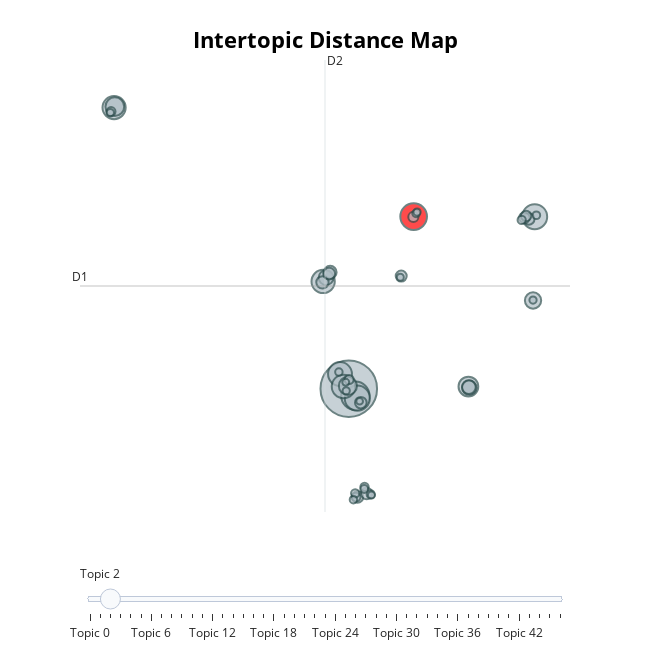

The cell this chart's notebook holds for it:
### Markdown cell above
# <div style="color:white;background-color:#1d1545;padding:3%;border-radius:50px 50px;font-size:1em;text-align:center">Distance Map Between Topics</div>

We embed our c-TF-IDF representation of the topics in 2D using UMAP.

We can then visualize the distance between topics that were generated in a way very similar to LDAvis package in R.

### Code cell
topic_model.visualize_topics(top_n_topics=50)

### Figure 1 — Plotly figure (JSON) as saved in the notebook; plotly's stock layout.template omitted (floating-point values rounded to 4 significant figures; data arrays with more than 128 entries replaced by an {"elided": "..."} marker saying what was removed)
{"data": [{"customdata": {"elided": "47x3 mixed values"}, "hovertemplate": "<b>Topic %{customdata[0]}</b><br>%{customdata[1]}<br>Size: %{customdata[2]}", "legendgroup": "", "marker": {"color": ["#B0BEC5", "#B0BEC5", "red", "#B0BEC5", "#B0BEC5", "#B0BEC5", "#B0BEC5", "#B0BEC5", "#B0BEC5", "#B0BEC5", "#B0BEC5", "#B0BEC5", "#B0BEC5", "#B0BEC5", "#B0BEC5", "#B0BEC5", "#B0BEC5", "#B0BEC5", "#B0BEC5", "#B0BEC5", "#B0BEC5", "#B0BEC5", "#B0BEC5", "#B0BEC5", "#B0BEC5", "#B0BEC5", "#B0BEC5", "#B0BEC5", "#B0BEC5", "#B0BEC5", "#B0BEC5", "#B0BEC5", "#B0BEC5", "#B0BEC5", "#B0BEC5", "#B0BEC5", "#B0BEC5", "#B0BEC5", "#B0BEC5", "#B0BEC5", "#B0BEC5", "#B0BEC5", "#B0BEC5", "#B0BEC5", "#B0BEC5", "#B0BEC5", "#B0BEC5"], "size": [3716, 932, 825, 733, 726, 663, 644, 628, 624, 453, 407, 382, 308, 257, 235, 220, 192, 178, 164, 157, 154, 152, 150, 140, 133, 127, 120, 96, 92, 89, 81, 80, 79, 77, 71, 70, 68, 65, 64, 64, 61, 61, 60, 57, 57, 56, 52], "sizemode": "area", "sizeref": 2.322, "symbol": "circle", "line": {"color": "DarkSlateGrey", "width": 2}}, "mode": "markers", "name": "", "orientation": "v", "showlegend": false, "x": [3.058, 3.605, 8.455, 3.769, 18.52, 2.329, 2.621, 0.9256, -16.47, 13.01, -16.4, 2.986, 18.39, 1.171, 13.09, 13.05, 1.511, 0.8689, 1.426, 4.06, 3.784, 4.547, 18.04, 7.42, 17.67, 17.81, 8.43, 3.085, -16.72, 3.666, 3.594, 4.369, 17.44, 4.882, 4.346, 8.659, 18.66, 2.235, 3.444, -16.78, 8.739, 18.39, 2.847, 7.346, 4.942, 2.808, 3.962], "xaxis": "x", "y": [1.829, 1.381, 12.76, 1.225, 12.75, 2.756, 1.969, 8.635, 19.67, 1.966, 19.73, 2.003, 7.426, 8.88, 1.888, 1.928, 9.218, 8.577, 9.132, 0.9383, -5.049, -4.831, 12.6, 8.977, 12.67, 12.79, 12.73, 2.412, 19.42, -5.052, -4.819, -4.403, 12.54, -4.884, -4.541, 12.96, 12.84, 2.885, -5.218, 19.35, 13.04, 7.452, 1.696, 8.903, -4.928, 2.233, 1.029], "yaxis": "y", "type": "scatter"}], "layout": {"xaxis": {"anchor": "y", "domain": [0, 1], "title": {"text": ""}, "visible": false, "range": [-19.3, 21.46], "type": "linear"}, "yaxis": {"anchor": "x", "domain": [0, 1], "title": {"text": ""}, "visible": false, "range": [-6.001, 22.69], "type": "linear"}, "legend": {"tracegroupgap": 0, "itemsizing": "constant"}, "margin": {"t": 60}, "title": {"font": {"size": 22, "color": "Black"}, "text": "<b>Intertopic Distance Map</b>", "y": 0.95, "x": 0.5, "xanchor": "center", "yanchor": "top"}, "hoverlabel": {"font": {"size": 16, "family": "Rockwell"}, "bgcolor": "white"}, "width": 650, "height": 650, "sliders": [{"active": 2, "pad": {"t": 50}, "steps": [{"args": [{"marker.color": [["red", "#B0BEC5", "#B0BEC5", "#B0BEC5", "#B0BEC5", "#B0BEC5", "#B0BEC5", "#B0BEC5", "#B0BEC5", "#B0BEC5", "#B0BEC5", "#B0BEC5", "#B0BEC5", "#B0BEC5", "#B0BEC5", "#B0BEC5", "#B0BEC5", "#B0BEC5", "#B0BEC5", "#B0BEC5", "#B0BEC5", "#B0BEC5", "#B0BEC5", "#B0BEC5", "#B0BEC5", "#B0BEC5", "#B0BEC5", "#B0BEC5", "#B0BEC5", "#B0BEC5", "#B0BEC5", "#B0BEC5", "#B0BEC5", "#B0BEC5", "#B0BEC5", "#B0BEC5", "#B0BEC5", "#B0BEC5", "#B0BEC5", "#B0BEC5", "#B0BEC5", "#B0BEC5", "#B0BEC5", "#B0BEC5", "#B0BEC5", "#B0BEC5", "#B0BEC5"]]}], "label": "Topic 0", "method": "update"}, {"args": [{"marker.color": [["#B0BEC5", "red", "#B0BEC5", "#B0BEC5", "#B0BEC5", "#B0BEC5", "#B0BEC5", "#B0BEC5", "#B0BEC5", "#B0BEC5", "#B0BEC5", "#B0BEC5", "#B0BEC5", "#B0BEC5", "#B0BEC5", "#B0BEC5", "#B0BEC5", "#B0BEC5", "#B0BEC5", "#B0BEC5", "#B0BEC5", "#B0BEC5", "#B0BEC5", "#B0BEC5", "#B0BEC5", "#B0BEC5", "#B0BEC5", "#B0BEC5", "#B0BEC5", "#B0BEC5", "#B0BEC5", "#B0BEC5", "#B0BEC5", "#B0BEC5", "#B0BEC5", "#B0BEC5", "#B0BEC5", "#B0BEC5", "#B0BEC5", "#B0BEC5", "#B0BEC5", "#B0BEC5", "#B0BEC5", "#B0BEC5", "#B0BEC5", "#B0BEC5", "#B0BEC5"]]}], "label": "Topic 1", "method": "update"}, {"args": [{"marker.color": [["#B0BEC5", "#B0BEC5", "red", "#B0BEC5", "#B0BEC5", "#B0BEC5", "#B0BEC5", "#B0BEC5", "#B0BEC5", "#B0BEC5", "#B0BEC5", "#B0BEC5", "#B0BEC5", "#B0BEC5", "#B0BEC5", "#B0BEC5", "#B0BEC5", "#B0BEC5", "#B0BEC5", "#B0BEC5", "#B0BEC5", "#B0BEC5", "#B0BEC5", "#B0BEC5", "#B0BEC5", "#B0BEC5", "#B0BEC5", "#B0BEC5", "#B0BEC5", "#B0BEC5", "#B0BEC5", "#B0BEC5", "#B0BEC5", "#B0BEC5", "#B0BEC5", "#B0BEC5", "#B0BEC5", "#B0BEC5", "#B0BEC5", "#B0BEC5", "#B0BEC5", "#B0BEC5", "#B0BEC5", "#B0BEC5", "#B0BEC5", "#B0BEC5", "#B0BEC5"]]}], "label": "Topic 2", "method": "update"}, {"args": [{"marker.color": [["#B0BEC5", "#B0BEC5", "#B0BEC5", "red", "#B0BEC5", "#B0BEC5", "#B0BEC5", "#B0BEC5", "#B0BEC5", "#B0BEC5", "#B0BEC5", "#B0BEC5", "#B0BEC5", "#B0BEC5", "#B0BEC5", "#B0BEC5", "#B0BEC5", "#B0BEC5", "#B0BEC5", "#B0BEC5", "#B0BEC5", "#B0BEC5", "#B0BEC5", "#B0BEC5", "#B0BEC5", "#B0BEC5", "#B0BEC5", "#B0BEC5", "#B0BEC5", "#B0BEC5", "#B0BEC5", "#B0BEC5", "#B0BEC5", "#B0BEC5", "#B0BEC5", "#B0BEC5", "#B0BEC5", "#B0BEC5", "#B0BEC5", "#B0BEC5", "#B0BEC5", "#B0BEC5", "#B0BEC5", "#B0BEC5", "#B0BEC5", "#B0BEC5", "#B0BEC5"]]}], "label": "Topic 3", "method": "update"}, {"args": [{"marker.color": [["#B0BEC5", "#B0BEC5", "#B0BEC5", "#B0BEC5", "red", "#B0BEC5", "#B0BEC5", "#B0BEC5", "#B0BEC5", "#B0BEC5", "#B0BEC5", "#B0BEC5", "#B0BEC5", "#B0BEC5", "#B0BEC5", "#B0BEC5", "#B0BEC5", "#B0BEC5", "#B0BEC5", "#B0BEC5", "#B0BEC5", "#B0BEC5", "#B0BEC5", "#B0BEC5", "#B0BEC5", "#B0BEC5", "#B0BEC5", "#B0BEC5", "#B0BEC5", "#B0BEC5", "#B0BEC5", "#B0BEC5", "#B0BEC5", "#B0BEC5", "#B0BEC5", "#B0BEC5", "#B0BEC5", "#B0BEC5", "#B0BEC5", "#B0BEC5", "#B0BEC5", "#B0BEC5", "#B0BEC5", "#B0BEC5", "#B0BEC5", "#B0BEC5", "#B0BEC5"]]}], "label": "Topic 4", "method": "update"}, {"args": [{"marker.color": [["#B0BEC5", "#B0BEC5", "#B0BEC5", "#B0BEC5", "#B0BEC5", "red", "#B0BEC5", "#B0BEC5", "#B0BEC5", "#B0BEC5", "#B0BEC5", "#B0BEC5", "#B0BEC5", "#B0BEC5", "#B0BEC5", "#B0BEC5", "#B0BEC5", "#B0BEC5", "#B0BEC5", "#B0BEC5", "#B0BEC5", "#B0BEC5", "#B0BEC5", "#B0BEC5", "#B0BEC5", "#B0BEC5", "#B0BEC5", "#B0BEC5", "#B0BEC5", "#B0BEC5", "#B0BEC5", "#B0BEC5", "#B0BEC5", "#B0BEC5", "#B0BEC5", "#B0BEC5", "#B0BEC5", "#B0BEC5", "#B0BEC5", "#B0BEC5", "#B0BEC5", "#B0BEC5", "#B0BEC5", "#B0BEC5", "#B0BEC5", "#B0BEC5", "#B0BEC5"]]}], "label": "Topic 5", "method": "update"}, {"args": [{"marker.color": [["#B0BEC5", "#B0BEC5", "#B0BEC5", "#B0BEC5", "#B0BEC5", "#B0BEC5", "red", "#B0BEC5", "#B0BEC5", "#B0BEC5", "#B0BEC5", "#B0BEC5", "#B0BEC5", "#B0BEC5", "#B0BEC5", "#B0BEC5", "#B0BEC5", "#B0BEC5", "#B0BEC5", "#B0BEC5", "#B0BEC5", "#B0BEC5", "#B0BEC5", "#B0BEC5", "#B0BEC5", "#B0BEC5", "#B0BEC5", "#B0BEC5", "#B0BEC5", "#B0BEC5", "#B0BEC5", "#B0BEC5", "#B0BEC5", "#B0BEC5", "#B0BEC5", "#B0BEC5", "#B0BEC5", "#B0BEC5", "#B0BEC5", "#B0BEC5", "#B0BEC5", "#B0BEC5", "#B0BEC5", "#B0BEC5", "#B0BEC5", "#B0BEC5", "#B0BEC5"]]}], "label": "Topic 6", "method": "update"}, {"args": [{"marker.color": [["#B0BEC5", "#B0BEC5", "#B0BEC5", "#B0BEC5", "#B0BEC5", "#B0BEC5", "#B0BEC5", "red", "#B0BEC5", "#B0BEC5", "#B0BEC5", "#B0BEC5", "#B0BEC5", "#B0BEC5", "#B0BEC5", "#B0BEC5", "#B0BEC5", "#B0BEC5", "#B0BEC5", "#B0BEC5", "#B0BEC5", "#B0BEC5", "#B0BEC5", "#B0BEC5", "#B0BEC5", "#B0BEC5", "#B0BEC5", "#B0BEC5", "#B0BEC5", "#B0BEC5", "#B0BEC5", "#B0BEC5", "#B0BEC5", "#B0BEC5", "#B0BEC5", "#B0BEC5", "#B0BEC5", "#B0BEC5", "#B0BEC5", "#B0BEC5", "#B0BEC5", "#B0BEC5", "#B0BEC5", "#B0BEC5", "#B0BEC5", "#B0BEC5", "#B0BEC5"]]}], "label": "Topic 7", "method": "update"}, {"args": [{"marker.color": [["#B0BEC5", "#B0BEC5", "#B0BEC5", "#B0BEC5", "#B0BEC5", "#B0BEC5", "#B0BEC5", "#B0BEC5", "red", "#B0BEC5", "#B0BEC5", "#B0BEC5", "#B0BEC5", "#B0BEC5", "#B0BEC5", "#B0BEC5", "#B0BEC5", "#B0BEC5", "#B0BEC5", "#B0BEC5", "#B0BEC5", "#B0BEC5", "#B0BEC5", "#B0BEC5", "#B0BEC5", "#B0BEC5", "#B0BEC5", "#B0BEC5", "#B0BEC5", "#B0BEC5", "#B0BEC5", "#B0BEC5", "#B0BEC5", "#B0BEC5", "#B0BEC5", "#B0BEC5", "#B0BEC5", "#B0BEC5", "#B0BEC5", "#B0BEC5", "#B0BEC5", "#B0BEC5", "#B0BEC5", "#B0BEC5", "#B0BEC5", "#B0BEC5", "#B0BEC5"]]}], "label": "Topic 8", "method": "update"}, {"args": [{"marker.color": [["#B0BEC5", "#B0BEC5", "#B0BEC5", "#B0BEC5", "#B0BEC5", "#B0BEC5", "#B0BEC5", "#B0BEC5", "#B0BEC5", "red", "#B0BEC5", "#B0BEC5", "#B0BEC5", "#B0BEC5", "#B0BEC5", "#B0BEC5", "#B0BEC5", "#B0BEC5", "#B0BEC5", "#B0BEC5", "#B0BEC5", "#B0BEC5", "#B0BEC5", "#B0BEC5", "#B0BEC5", "#B0BEC5", "#B0BEC5", "#B0BEC5", "#B0BEC5", "#B0BEC5", "#B0BEC5", "#B0BEC5", "#B0BEC5", "#B0BEC5", "#B0BEC5", "#B0BEC5", "#B0BEC5", "#B0BEC5", "#B0BEC5", "#B0BEC5", "#B0BEC5", "#B0BEC5", "#B0BEC5", "#B0BEC5", "#B0BEC5", "#B0BEC5", "#B0BEC5"]]}], "label": "Topic 9", "method": "update"}, {"args": [{"marker.color": [["#B0BEC5", "#B0BEC5", "#B0BEC5", "#B0BEC5", "#B0BEC5", "#B0BEC5", "#B0BEC5", "#B0BEC5", "#B0BEC5", "#B0BEC5", "red", "#B0BEC5", "#B0BEC5", "#B0BEC5", "#B0BEC5", "#B0BEC5", "#B0BEC5", "#B0BEC5", "#B0BEC5", "#B0BEC5", "#B0BEC5", "#B0BEC5", "#B0BEC5", "#B0BEC5", "#B0BEC5", "#B0BEC5", "#B0BEC5", "#B0BEC5", "#B0BEC5", "#B0BEC5", "#B0BEC5", "#B0BEC5", "#B0BEC5", "#B0BEC5", "#B0BEC5", "#B0BEC5", "#B0BEC5", "#B0BEC5", "#B0BEC5", "#B0BEC5", "#B0BEC5", "#B0BEC5", "#B0BEC5", "#B0BEC5", "#B0BEC5", "#B0BEC5", "#B0BEC5"]]}], "label": "Topic 10", "method": "update"}, {"args": [{"marker.color": [["#B0BEC5", "#B0BEC5", "#B0BEC5", "#B0BEC5", "#B0BEC5", "#B0BEC5", "#B0BEC5", "#B0BEC5", "#B0BEC5", "#B0BEC5", "#B0BEC5", "red", "#B0BEC5", "#B0BEC5", "#B0BEC5", "#B0BEC5", "#B0BEC5", "#B0BEC5", "#B0BEC5", "#B0BEC5", "#B0BEC5", "#B0BEC5", "#B0BEC5", "#B0BEC5", "#B0BEC5", "#B0BEC5", "#B0BEC5", "#B0BEC5", "#B0BEC5", "#B0BEC5", "#B0BEC5", "#B0BEC5", "#B0BEC5", "#B0BEC5", "#B0BEC5", "#B0BEC5", "#B0BEC5", "#B0BEC5", "#B0BEC5", "#B0BEC5", "#B0BEC5", "#B0BEC5", "#B0BEC5", "#B0BEC5", "#B0BEC5", "#B0BEC5", "#B0BEC5"]]}], "label": "Topic 11", "method": "update"}, {"args": [{"marker.color": [["#B0BEC5", "#B0BEC5", "#B0BEC5", "#B0BEC5", "#B0BEC5", "#B0BEC5", "#B0BEC5", "#B0BEC5", "#B0BEC5", "#B0BEC5", "#B0BEC5", "#B0BEC5", "red", "#B0BEC5", "#B0BEC5", "#B0BEC5", "#B0BEC5", "#B0BEC5", "#B0BEC5", "#B0BEC5", "#B0BEC5", "#B0BEC5", "#B0BEC5", "#B0BEC5", "#B0BEC5", "#B0BEC5", "#B0BEC5", "#B0BEC5", "#B0BEC5", "#B0BEC5", "#B0BEC5", "#B0BEC5", "#B0BEC5", "#B0BEC5", "#B0BEC5", "#B0BEC5", "#B0BEC5", "#B0BEC5", "#B0BEC5", "#B0BEC5", "#B0BEC5", "#B0BEC5", "#B0BEC5", "#B0BEC5", "#B0BEC5", "#B0BEC5", "#B0BEC5"]]}], "label": "Topic 12", "method": "update"}, {"args": [{"marker.color": [["#B0BEC5", "#B0BEC5", "#B0BEC5", "#B0BEC5", "#B0BEC5", "#B0BEC5", "#B0BEC5", "#B0BEC5", "#B0BEC5", "#B0BEC5", "#B0BEC5", "#B0BEC5", "#B0BEC5", "red", "#B0BEC5", "#B0BEC5", "#B0BEC5", "#B0BEC5", "#B0BEC5", "#B0BEC5", "#B0BEC5", "#B0BEC5", "#B0BEC5", "#B0BEC5", "#B0BEC5", "#B0BEC5", "#B0BEC5", "#B0BEC5", "#B0BEC5", "#B0BEC5", "#B0BEC5", "#B0BEC5", "#B0BEC5", "#B0BEC5", "#B0BEC5", "#B0BEC5", "#B0BEC5", "#B0BEC5", "#B0BEC5", "#B0BEC5", "#B0BEC5", "#B0BEC5", "#B0BEC5", "#B0BEC5", "#B0BEC5", "#B0BEC5", "#B0BEC5"]]}], "label": "Topic 13", "method": "update"}, {"args": [{"marker.color": [["#B0BEC5", "#B0BEC5", "#B0BEC5", "#B0BEC5", "#B0BEC5", "#B0BEC5", "#B0BEC5", "#B0BEC5", "#B0BEC5", "#B0BEC5", "#B0BEC5", "#B0BEC5", "#B0BEC5", "#B0BEC5", "red", "#B0BEC5", "#B0BEC5", "#B0BEC5", "#B0BEC5", "#B0BEC5", "#B0BEC5", "#B0BEC5", "#B0BEC5", "#B0BEC5", "#B0BEC5", "#B0BEC5", "#B0BEC5", "#B0BEC5", "#B0BEC5", "#B0BEC5", "#B0BEC5", "#B0BEC5", "#B0BEC5", "#B0BEC5", "#B0BEC5", "#B0BEC5", "#B0BEC5", "#B0BEC5", "#B0BEC5", "#B0BEC5", "#B0BEC5", "#B0BEC5", "#B0BEC5", "#B0BEC5", "#B0BEC5", "#B0BEC5", "#B0BEC5"]]}], "label": "Topic 14", "method": "update"}, {"args": [{"marker.color": [["#B0BEC5", "#B0BEC5", "#B0BEC5", "#B0BEC5", "#B0BEC5", "#B0BEC5", "#B0BEC5", "#B0BEC5", "#B0BEC5", "#B0BEC5", "#B0BEC5", "#B0BEC5", "#B0BEC5", "#B0BEC5", "#B0BEC5", "red", "#B0BEC5", "#B0BEC5", "#B0BEC5", "#B0BEC5", "#B0BEC5", "#B0BEC5", "#B0BEC5", "#B0BEC5", "#B0BEC5", "#B0BEC5", "#B0BEC5", "#B0BEC5", "#B0BEC5", "#B0BEC5", "#B0BEC5", "#B0BEC5", "#B0BEC5", "#B0BEC5", "#B0BEC5", "#B0BEC5", "#B0BEC5", "#B0BEC5", "#B0BEC5", "#B0BEC5", "#B0BEC5", "#B0BEC5", "#B0BEC5", "#B0BEC5", "#B0BEC5", "#B0BEC5", "#B0BEC5"]]}], "label": "Topic 15", "method": "update"}, {"args": [{"marker.color": [["#B0BEC5", "#B0BEC5", "#B0BEC5", "#B0BEC5", "#B0BEC5", "#B0BEC5", "#B0BEC5", "#B0BEC5", "#B0BEC5", "#B0BEC5", "#B0BEC5", "#B0BEC5", "#B0BEC5", "#B0BEC5", "#B0BEC5", "#B0BEC5", "red", "#B0BEC5", "#B0BEC5", "#B0BEC5", "#B0BEC5", "#B0BEC5", "#B0BEC5", "#B0BEC5", "#B0BEC5", "#B0BEC5", "#B0BEC5", "#B0BEC5", "#B0BEC5", "#B0BEC5", "#B0BEC5", "#B0BEC5", "#B0BEC5", "#B0BEC5", "#B0BEC5", "#B0BEC5", "#B0BEC5", "#B0BEC5", "#B0BEC5", "#B0BEC5", "#B0BEC5", "#B0BEC5", "#B0BEC5", "#B0BEC5", "#B0BEC5", "#B0BEC5", "#B0BEC5"]]}], "label": "Topic 16", "method": "update"}, {"args": [{"marker.color": [["#B0BEC5", "#B0BEC5", "#B0BEC5", "#B0BEC5", "#B0BEC5", "#B0BEC5", "#B0BEC5", "#B0BEC5", "#B0BEC5", "#B0BEC5", "#B0BEC5", "#B0BEC5", "#B0BEC5", "#B0BEC5", "#B0BEC5", "#B0BEC5", "#B0BEC5", "red", "#B0BEC5", "#B0BEC5", "#B0BEC5", "#B0BEC5", "#B0BEC5", "#B0BEC5", "#B0BEC5", "#B0BEC5", "#B0BEC5", "#B0BEC5", "#B0BEC5", "#B0BEC5", "#B0BEC5", "#B0BEC5", "#B0BEC5", "#B0BEC5", "#B0BEC5", "#B0BEC5", "#B0BEC5", "#B0BEC5", "#B0BEC5", "#B0BEC5", "#B0BEC5", "#B0BEC5", "#B0BEC5", "#B0BEC5", "#B0BEC5", "#B0BEC5", "#B0BEC5"]]}], "label": "Topic 17", "method": "update"}, {"args": [{"marker.color": [["#B0BEC5", "#B0BEC5", "#B0BEC5", "#B0BEC5", "#B0BEC5", "#B0BEC5", "#B0BEC5", "#B0BEC5", "#B0BEC5", "#B0BEC5", "#B0BEC5", "#B0BEC5", "#B0BEC5", "#B0BEC5", "#B0BEC5", "#B0BEC5", "#B0BEC5", "#B0BEC5", "red", "#B0BEC5", "#B0BEC5", "#B0BEC5", "#B0BEC5", "#B0BEC5", "#B0BEC5", "#B0BEC5", "#B0BEC5", "#B0BEC5", "#B0BEC5", "#B0BEC5", "#B0BEC5", "#B0BEC5", "#B0BEC5", "#B0BEC5", "#B0BEC5", "#B0BEC5", "#B0BEC5", "#B0BEC5", "#B0BEC5", "#B0BEC5", "#B0BEC5", "#B0BEC5", "#B0BEC5", "#B0BEC5", "#B0BEC5", "#B0BEC5", "#B0BEC5"]]}], "label": "Topic 18", "method": "update"}, {"args": [{"marker.color": [["#B0BEC5", "#B0BEC5", "#B0BEC5", "#B0BEC5", "#B0BEC5", "#B0BEC5", "#B0BEC5", "#B0BEC5", "#B0BEC5", "#B0BEC5", "#B0BEC5", "#B0BEC5", "#B0BEC5", "#B0BEC5", "#B0BEC5", "#B0BEC5", "#B0BEC5", "#B0BEC5", "#B0BEC5", "red", "#B0BEC5", "#B0BEC5", "#B0BEC5", "#B0BEC5", "#B0BEC5", "#B0BEC5", "#B0BEC5", "#B0BEC5", "#B0BEC5", "#B0BEC5", "#B0BEC5", "#B0BEC5", "#B0BEC5", "#B0BEC5", "#B0BEC5", "#B0BEC5", "#B0BEC5", "#B0BEC5", "#B0BEC5", "#B0BEC5", "#B0BEC5", "#B0BEC5", "#B0BEC5", "#B0BEC5", "#B0BEC5", "#B0BEC5", "#B0BEC5"]]}], "label": "Topic 19", "method": "update"}, {"args": [{"marker.color": [["#B0BEC5", "#B0BEC5", "#B0BEC5", "#B0BEC5", "#B0BEC5", "#B0BEC5", "#B0BEC5", "#B0BEC5", "#B0BEC5", "#B0BEC5", "#B0BEC5", "#B0BEC5", "#B0BEC5", "#B0BEC5", "#B0BEC5", "#B0BEC5", "#B0BEC5", "#B0BEC5", "#B0BEC5", "#B0BEC5", "red", "#B0BEC5", "#B0BEC5", "#B0BEC5", "#B0BEC5", "#B0BEC5", "#B0BEC5", "#B0BEC5", "#B0BEC5", "#B0BEC5", "#B0BEC5", "#B0BEC5", "#B0BEC5", "#B0BEC5", "#B0BEC5", "#B0BEC5", "#B0BEC5", "#B0BEC5", "#B0BEC5", "#B0BEC5", "#B0BEC5", "#B0BEC5", "#B0BEC5", "#B0BEC5", "#B0BEC5", "#B0BEC5", "#B0BEC5"]]}], "label": "Topic 20", "method": "update"}, {"args": [{"marker.color": [["#B0BEC5", "#B0BEC5", "#B0BEC5", "#B0BEC5", "#B0BEC5", "#B0BEC5", "#B0BEC5", "#B0BEC5", "#B0BEC5", "#B0BEC5", "#B0BEC5", "#B0BEC5", "#B0BEC5", "#B0BEC5", "#B0BEC5", "#B0BEC5", "#B0BEC5", "#B0BEC5", "#B0BEC5", "#B0BEC5", "#B0BEC5", "red", "#B0BEC5", "#B0BEC5", "#B0BEC5", "#B0BEC5", "#B0BEC5", "#B0BEC5", "#B0BEC5", "#B0BEC5", "#B0BEC5", "#B0BEC5", "#B0BEC5", "#B0BEC5", "#B0BEC5", "#B0BEC5", "#B0BEC5", "#B0BEC5", "#B0BEC5", "#B0BEC5", "#B0BEC5", "#B0BEC5", "#B0BEC5", "#B0BEC5", "#B0BEC5", "#B0BEC5", "#B0BEC5"]]}], "label": "Topic 21", "method": "update"}, {"args": [{"marker.color": [["#B0BEC5", "#B0BEC5", "#B0BEC5", "#B0BEC5", "#B0BEC5", "#B0BEC5", "#B0BEC5", "#B0BEC5", "#B0BEC5", "#B0BEC5", "#B0BEC5", "#B0BEC5", "#B0BEC5", "#B0BEC5", "#B0BEC5", "#B0BEC5", "#B0BEC5", "#B0BEC5", "#B0BEC5", "#B0BEC5", "#B0BEC5", "#B0BEC5", "red", "#B0BEC5", "#B0BEC5", "#B0BEC5", "#B0BEC5", "#B0BEC5", "#B0BEC5", "#B0BEC5", "#B0BEC5", "#B0BEC5", "#B0BEC5", "#B0BEC5", "#B0BEC5", "#B0BEC5", "#B0BEC5", "#B0BEC5", "#B0BEC5", "#B0BEC5", "#B0BEC5", "#B0BEC5", "#B0BEC5", "#B0BEC5", "#B0BEC5", "#B0BEC5", "#B0BEC5"]]}], "label": "Topic 22", "method": "update"}, {"args": [{"marker.color": [["#B0BEC5", "#B0BEC5", "#B0BEC5", "#B0BEC5", "#B0BEC5", "#B0BEC5", "#B0BEC5", "#B0BEC5", "#B0BEC5", "#B0BEC5", "#B0BEC5", "#B0BEC5", "#B0BEC5", "#B0BEC5", "#B0BEC5", "#B0BEC5", "#B0BEC5", "#B0BEC5", "#B0BEC5", "#B0BEC5", "#B0BEC5", "#B0BEC5", "#B0BEC5", "red", "#B0BEC5", "#B0BEC5", "#B0BEC5", "#B0BEC5", "#B0BEC5", "#B0BEC5", "#B0BEC5", "#B0BEC5", "#B0BEC5", "#B0BEC5", "#B0BEC5", "#B0BEC5", "#B0BEC5", "#B0BEC5", "#B0BEC5", "#B0BEC5", "#B0BEC5", "#B0BEC5", "#B0BEC5", "#B0BEC5", "#B0BEC5", "#B0BEC5", "#B0BEC5"]]}], "label": "Topic 23", "method": "update"}, {"args": [{"marker.color": [["#B0BEC5", "#B0BEC5", "#B0BEC5", "#B0BEC5", "#B0BEC5", "#B0BEC5", "#B0BEC5", "#B0BEC5", "#B0BEC5", "#B0BEC5", "#B0BEC5", "#B0BEC5", "#B0BEC5", "#B0BEC5", "#B0BEC5", "#B0BEC5", "#B0BEC5", "#B0BEC5", "#B0BEC5", "#B0BEC5", "#B0BEC5", "#B0BEC5", "#B0BEC5", "#B0BEC5", "red", "#B0BEC5", "#B0BEC5", "#B0BEC5", "#B0BEC5", "#B0BEC5", "#B0BEC5", "#B0BEC5", "#B0BEC5", "#B0BEC5", "#B0BEC5", "#B0BEC5", "#B0BEC5", "#B0BEC5", "#B0BEC5", "#B0BEC5", "#B0BEC5", "#B0BEC5", "#B0BEC5", "#B0BEC5", "#B0BEC5", "#B0BEC5", "#B0BEC5"]]}], "label": "Topic 24", "method": "update"}, {"args": [{"marker.color": [["#B0BEC5", "#B0BEC5", "#B0BEC5", "#B0BEC5", "#B0BEC5", "#B0BEC5", "#B0BEC5", "#B0BEC5", "#B0BEC5", "#B0BEC5", "#B0BEC5", "#B0BEC5", "#B0BEC5", "#B0BEC5", "#B0BEC5", "#B0BEC5", "#B0BEC5", "#B0BEC5", "#B0BEC5", "#B0BEC5", "#B0BEC5", "#B0BEC5", "#B0BEC5", "#B0BEC5", "#B0BEC5", "red", "#B0BEC5", "#B0BEC5", "#B0BEC5", "#B0BEC5", "#B0BEC5", "#B0BEC5", "#B0BEC5", "#B0BEC5", "#B0BEC5", "#B0BEC5", "#B0BEC5", "#B0BEC5", "#B0BEC5", "#B0BEC5", "#B0BEC5", "#B0BEC5", "#B0BEC5", "#B0BEC5", "#B0BEC5", "#B0BEC5", "#B0BEC5"]]}], "label": "Topic 25", "method": "update"}, {"args": [{"marker.color": [["#B0BEC5", "#B0BEC5", "#B0BEC5", "#B0BEC5", "#B0BEC5", "#B0BEC5", "#B0BEC5", "#B0BEC5", "#B0BEC5", "#B0BEC5", "#B0BEC5", "#B0BEC5", "#B0BEC5", "#B0BEC5", "#B0BEC5", "#B0BEC5", "#B0BEC5", "#B0BEC5", "#B0BEC5", "#B0BEC5", "#B0BEC5", "#B0BEC5", "#B0BEC5", "#B0BEC5", "#B0BEC5", "#B0BEC5", "red", "#B0BEC5", "#B0BEC5", "#B0BEC5", "#B0BEC5", "#B0BEC5", "#B0BEC5", "#B0BEC5", "#B0BEC5", "#B0BEC5", "#B0BEC5", "#B0BEC5", "#B0BEC5", "#B0BEC5", "#B0BEC5", "#B0BEC5", "#B0BEC5", "#B0BEC5", "#B0BEC5", "#B0BEC5", "#B0BEC5"]]}], "label": "Topic 26", "method": "update"}, {"args": [{"marker.color": [["#B0BEC5", "#B0BEC5", "#B0BEC5", "#B0BEC5", "#B0BEC5", "#B0BEC5", "#B0BEC5", "#B0BEC5", "#B0BEC5", "#B0BEC5", "#B0BEC5", "#B0BEC5", "#B0BEC5", "#B0BEC5", "#B0BEC5", "#B0BEC5", "#B0BEC5", "#B0BEC5", "#B0BEC5", "#B0BEC5", "#B0BEC5", "#B0BEC5", "#B0BEC5", "#B0BEC5", "#B0BEC5", "#B0BEC5", "#B0BEC5", "red", "#B0BEC5", "#B0BEC5", "#B0BEC5", "#B0BEC5", "#B0BEC5", "#B0BEC5", "#B0BEC5", "#B0BEC5", "#B0BEC5", "#B0BEC5", "#B0BEC5", "#B0BEC5", "#B0BEC5", "#B0BEC5", "#B0BEC5", "#B0BEC5", "#B0BEC5", "#B0BEC5", "#B0BEC5"]]}], "label": "Topic 27", "method": "update"}, {"args": [{"marker.color": [["#B0BEC5", "#B0BEC5", "#B0BEC5", "#B0BEC5", "#B0BEC5", "#B0BEC5", "#B0BEC5", "#B0BEC5", "#B0BEC5", "#B0BEC5", "#B0BEC5", "#B0BEC5", "#B0BEC5", "#B0BEC5", "#B0BEC5", "#B0BEC5", "#B0BEC5", "#B0BEC5", "#B0BEC5", "#B0BEC5", "#B0BEC5", "#B0BEC5", "#B0BEC5", "#B0BEC5", "#B0BEC5", "#B0BEC5", "#B0BEC5", "#B0BEC5", "red", "#B0BEC5", "#B0BEC5", "#B0BEC5", "#B0BEC5", "#B0BEC5", "#B0BEC5", "#B0BEC5", "#B0BEC5", "#B0BEC5", "#B0BEC5", "#B0BEC5", "#B0BEC5", "#B0BEC5", "#B0BEC5", "#B0BEC5", "#B0BEC5", "#B0BEC5", "#B0BEC5"]]}], "label": "Topic 28", "method": "update"}, {"args": [{"marker.color": [["#B0BEC5", "#B0BEC5", "#B0BEC5", "#B0BEC5", "#B0BEC5", "#B0BEC5", "#B0BEC5", "#B0BEC5", "#B0BEC5", "#B0BEC5", "#B0BEC5", "#B0BEC5", "#B0BEC5", "#B0BEC5", "#B0BEC5", "#B0BEC5", "#B0BEC5", "#B0BEC5", "#B0BEC5", "#B0BEC5", "#B0BEC5", "#B0BEC5", "#B0BEC5", "#B0BEC5", "#B0BEC5", "#B0BEC5", "#B0BEC5", "#B0BEC5", "#B0BEC5", "red", "#B0BEC5", "#B0BEC5", "#B0BEC5", "#B0BEC5", "#B0BEC5", "#B0BEC5", "#B0BEC5", "#B0BEC5", "#B0BEC5", "#B0BEC5", "#B0BEC5", "#B0BEC5", "#B0BEC5", "#B0BEC5", "#B0BEC5", "#B0BEC5", "#B0BEC5"]]}], "label": "Topic 29", "method": "update"}, {"args": [{"marker.color": [["#B0BEC5", "#B0BEC5", "#B0BEC5", "#B0BEC5", "#B0BEC5", "#B0BEC5", "#B0BEC5", "#B0BEC5", "#B0BEC5", "#B0BEC5", "#B0BEC5", "#B0BEC5", "#B0BEC5", "#B0BEC5", "#B0BEC5", "#B0BEC5", "#B0BEC5", "#B0BEC5", "#B0BEC5", "#B0BEC5", "#B0BEC5", "#B0BEC5", "#B0BEC5", "#B0BEC5", "#B0BEC5", "#B0BEC5", "#B0BEC5", "#B0BEC5", "#B0BEC5", "#B0BEC5", "red", "#B0BEC5", "#B0BEC5", "#B0BEC5", "#B0BEC5", "#B0BEC5", "#B0BEC5", "#B0BEC5", "#B0BEC5", "#B0BEC5", "#B0BEC5", "#B0BEC5", "#B0BEC5", "#B0BEC5", "#B0BEC5", "#B0BEC5", "#B0BEC5"]]}], "label": "Topic 30", "method": "update"}, {"args": [{"marker.color": [["#B0BEC5", "#B0BEC5", "#B0BEC5", "#B0BEC5", "#B0BEC5", "#B0BEC5", "#B0BEC5", "#B0BEC5", "#B0BEC5", "#B0BEC5", "#B0BEC5", "#B0BEC5", "#B0BEC5", "#B0BEC5", "#B0BEC5", "#B0BEC5", "#B0BEC5", "#B0BEC5", "#B0BEC5", "#B0BEC5", "#B0BEC5", "#B0BEC5", "#B0BEC5", "#B0BEC5", "#B0BEC5", "#B0BEC5", "#B0BEC5", "#B0BEC5", "#B0BEC5", "#B0BEC5", "#B0BEC5", "red", "#B0BEC5", "#B0BEC5", "#B0BEC5", "#B0BEC5", "#B0BEC5", "#B0BEC5", "#B0BEC5", "#B0BEC5", "#B0BEC5", "#B0BEC5", "#B0BEC5", "#B0BEC5", "#B0BEC5", "#B0BEC5", "#B0BEC5"]]}], "label": "Topic 31", "method": "update"}, {"args": [{"marker.color": [["#B0BEC5", "#B0BEC5", "#B0BEC5", "#B0BEC5", "#B0BEC5", "#B0BEC5", "#B0BEC5", "#B0BEC5", "#B0BEC5", "#B0BEC5", "#B0BEC5", "#B0BEC5", "#B0BEC5", "#B0BEC5", "#B0BEC5", "#B0BEC5", "#B0BEC5", "#B0BEC5", "#B0BEC5", "#B0BEC5", "#B0BEC5", "#B0BEC5", "#B0BEC5", "#B0BEC5", "#B0BEC5", "#B0BEC5", "#B0BEC5", "#B0BEC5", "#B0BEC5", "#B0BEC5", "#B0BEC5", "#B0BEC5", "red", "#B0BEC5", "#B0BEC5", "#B0BEC5", "#B0BEC5", "#B0BEC5", "#B0BEC5", "#B0BEC5", "#B0BEC5", "#B0BEC5", "#B0BEC5", "#B0BEC5", "#B0BEC5", "#B0BEC5", "#B0BEC5"]]}], "label": "Topic 32", "method": "update"}, {"args": [{"marker.color": [["#B0BEC5", "#B0BEC5", "#B0BEC5", "#B0BEC5", "#B0BEC5", "#B0BEC5", "#B0BEC5", "#B0BEC5", "#B0BEC5", "#B0BEC5", "#B0BEC5", "#B0BEC5", "#B0BEC5", "#B0BEC5", "#B0BEC5", "#B0BEC5", "#B0BEC5", "#B0BEC5", "#B0BEC5", "#B0BEC5", "#B0BEC5", "#B0BEC5", "#B0BEC5", "#B0BEC5", "#B0BEC5", "#B0BEC5", "#B0BEC5", "#B0BEC5", "#B0BEC5", "#B0BEC5", "#B0BEC5", "#B0BEC5", "#B0BEC5", "red", "#B0BEC5", "#B0BEC5", "#B0BEC5", "#B0BEC5", "#B0BEC5", "#B0BEC5", "#B0BEC5", "#B0BEC5", "#B0BEC5", "#B0BEC5", "#B0BEC5", "#B0BEC5", "#B0BEC5"]]}], "label": "Topic 33", "method": "update"}, {"args": [{"marker.color": [["#B0BEC5", "#B0BEC5", "#B0BEC5", "#B0BEC5", "#B0BEC5", "#B0BEC5", "#B0BEC5", "#B0BEC5", "#B0BEC5", "#B0BEC5", "#B0BEC5", "#B0BEC5", "#B0BEC5", "#B0BEC5", "#B0BEC5", "#B0BEC5", "#B0BEC5", "#B0BEC5", "#B0BEC5", "#B0BEC5", "#B0BEC5", "#B0BEC5", "#B0BEC5", "#B0BEC5", "#B0BEC5", "#B0BEC5", "#B0BEC5", "#B0BEC5", "#B0BEC5", "#B0BEC5", "#B0BEC5", "#B0BEC5", "#B0BEC5", "#B0BEC5", "red", "#B0BEC5", "#B0BEC5", "#B0BEC5", "#B0BEC5", "#B0BEC5", "#B0BEC5", "#B0BEC5", "#B0BEC5", "#B0BEC5", "#B0BEC5", "#B0BEC5", "#B0BEC5"]]}], "label": "Topic 34", "method": "update"}, {"args": [{"marker.color": [["#B0BEC5", "#B0BEC5", "#B0BEC5", "#B0BEC5", "#B0BEC5", "#B0BEC5", "#B0BEC5", "#B0BEC5", "#B0BEC5", "#B0BEC5", "#B0BEC5", "#B0BEC5", "#B0BEC5", "#B0BEC5", "#B0BEC5", "#B0BEC5", "#B0BEC5", "#B0BEC5", "#B0BEC5", "#B0BEC5", "#B0BEC5", "#B0BEC5", "#B0BEC5", "#B0BEC5", "#B0BEC5", "#B0BEC5", "#B0BEC5", "#B0BEC5", "#B0BEC5", "#B0BEC5", "#B0BEC5", "#B0BEC5", "#B0BEC5", "#B0BEC5", "#B0BEC5", "red", "#B0BEC5", "#B0BEC5", "#B0BEC5", "#B0BEC5", "#B0BEC5", "#B0BEC5", "#B0BEC5", "#B0BEC5", "#B0BEC5", "#B0BEC5", "#B0BEC5"]]}], "label": "Topic 35", "method": "update"}, {"args": [{"marker.color": [["#B0BEC5", "#B0BEC5", "#B0BEC5", "#B0BEC5", "#B0BEC5", "#B0BEC5", "#B0BEC5", "#B0BEC5", "#B0BEC5", "#B0BEC5", "#B0BEC5", "#B0BEC5", "#B0BEC5", "#B0BEC5", "#B0BEC5", "#B0BEC5", "#B0BEC5", "#B0BEC5", "#B0BEC5", "#B0BEC5", "#B0BEC5", "#B0BEC5", "#B0BEC5", "#B0BEC5", "#B0BEC5", "#B0BEC5", "#B0BEC5", "#B0BEC5", "#B0BEC5", "#B0BEC5", "#B0BEC5", "#B0BEC5", "#B0BEC5", "#B0BEC5", "#B0BEC5", "#B0BEC5", "red", "#B0BEC5", "#B0BEC5", "#B0BEC5", "#B0BEC5", "#B0BEC5", "#B0BEC5", "#B0BEC5", "#B0BEC5", "#B0BEC5", "#B0BEC5"]]}], "label": "Topic 36", "method": "update"}, {"args": [{"marker.color": [["#B0BEC5", "#B0BEC5", "#B0BEC5", "#B0BEC5", "#B0BEC5", "#B0BEC5", "#B0BEC5", "#B0BEC5", "#B0BEC5", "#B0BEC5", "#B0BEC5", "#B0BEC5", "#B0BEC5", "#B0BEC5", "#B0BEC5", "#B0BEC5", "#B0BEC5", "#B0BEC5", "#B0BEC5", "#B0BEC5", "#B0BEC5", "#B0BEC5", "#B0BEC5", "#B0BEC5", "#B0BEC5", "#B0BEC5", "#B0BEC5", "#B0BEC5", "#B0BEC5", "#B0BEC5", "#B0BEC5", "#B0BEC5", "#B0BEC5", "#B0BEC5", "#B0BEC5", "#B0BEC5", "#B0BEC5", "red", "#B0BEC5", "#B0BEC5", "#B0BEC5", "#B0BEC5", "#B0BEC5", "#B0BEC5", "#B0BEC5", "#B0BEC5", "#B0BEC5"]]}], "label": "Topic 37", "method": "update"}, {"args": [{"marker.color": [["#B0BEC5", "#B0BEC5", "#B0BEC5", "#B0BEC5", "#B0BEC5", "#B0BEC5", "#B0BEC5", "#B0BEC5", "#B0BEC5", "#B0BEC5", "#B0BEC5", "#B0BEC5", "#B0BEC5", "#B0BEC5", "#B0BEC5", "#B0BEC5", "#B0BEC5", "#B0BEC5", "#B0BEC5", "#B0BEC5", "#B0BEC5", "#B0BEC5", "#B0BEC5", "#B0BEC5", "#B0BEC5", "#B0BEC5", "#B0BEC5", "#B0BEC5", "#B0BEC5", "#B0BEC5", "#B0BEC5", "#B0BEC5", "#B0BEC5", "#B0BEC5", "#B0BEC5", "#B0BEC5", "#B0BEC5", "#B0BEC5", "red", "#B0BEC5", "#B0BEC5", "#B0BEC5", "#B0BEC5", "#B0BEC5", "#B0BEC5", "#B0BEC5", "#B0BEC5"]]}], "label": "Topic 38", "method": "update"}, {"args": [{"marker.color": [["#B0BEC5", "#B0BEC5", "#B0BEC5", "#B0BEC5", "#B0BEC5", "#B0BEC5", "#B0BEC5", "#B0BEC5", "#B0BEC5", "#B0BEC5", "#B0BEC5", "#B0BEC5", "#B0BEC5", "#B0BEC5", "#B0BEC5", "#B0BEC5", "#B0BEC5", "#B0BEC5", "#B0BEC5", "#B0BEC5", "#B0BEC5", "#B0BEC5", "#B0BEC5", "#B0BEC5", "#B0BEC5", "#B0BEC5", "#B0BEC5", "#B0BEC5", "#B0BEC5", "#B0BEC5", "#B0BEC5", "#B0BEC5", "#B0BEC5", "#B0BEC5", "#B0BEC5", "#B0BEC5", "#B0BEC5", "#B0BEC5", "#B0BEC5", "red", "#B0BEC5", "#B0BEC5", "#B0BEC5", "#B0BEC5", "#B0BEC5", "#B0BEC5", "#B0BEC5"]]}], "label": "Topic 39", "method": "update"}, {"args": [{"marker.color": [["#B0BEC5", "#B0BEC5", "#B0BEC5", "#B0BEC5", "#B0BEC5", "#B0BEC5", "#B0BEC5", "#B0BEC5", "#B0BEC5", "#B0BEC5", "#B0BEC5", "#B0BEC5", "#B0BEC5", "#B0BEC5", "#B0BEC5", "#B0BEC5", "#B0BEC5", "#B0BEC5", "#B0BEC5", "#B0BEC5", "#B0BEC5", "#B0BEC5", "#B0BEC5", "#B0BEC5", "#B0BEC5", "#B0BEC5", "#B0BEC5", "#B0BEC5", "#B0BEC5", "#B0BEC5", "#B0BEC5", "#B0BEC5", "#B0BEC5", "#B0BEC5", "#B0BEC5", "#B0BEC5", "#B0BEC5", "#B0BEC5", "#B0BEC5", "#B0BEC5", "red", "#B0BEC5", "#B0BEC5", "#B0BEC5", "#B0BEC5", "#B0BEC5", "#B0BEC5"]]}], "label": "Topic 40", "method": "update"}, {"args": [{"marker.color": [["#B0BEC5", "#B0BEC5", "#B0BEC5", "#B0BEC5", "#B0BEC5", "#B0BEC5", "#B0BEC5", "#B0BEC5", "#B0BEC5", "#B0BEC5", "#B0BEC5", "#B0BEC5", "#B0BEC5", "#B0BEC5", "#B0BEC5", "#B0BEC5", "#B0BEC5", "#B0BEC5", "#B0BEC5", "#B0BEC5", "#B0BEC5", "#B0BEC5", "#B0BEC5", "#B0BEC5", "#B0BEC5", "#B0BEC5", "#B0BEC5", "#B0BEC5", "#B0BEC5", "#B0BEC5", "#B0BEC5", "#B0BEC5", "#B0BEC5", "#B0BEC5", "#B0BEC5", "#B0BEC5", "#B0BEC5", "#B0BEC5", "#B0BEC5", "#B0BEC5", "#B0BEC5", "red", "#B0BEC5", "#B0BEC5", "#B0BEC5", "#B0BEC5", "#B0BEC5"]]}], "label": "Topic 41", "method": "update"}, {"args": [{"marker.color": [["#B0BEC5", "#B0BEC5", "#B0BEC5", "#B0BEC5", "#B0BEC5", "#B0BEC5", "#B0BEC5", "#B0BEC5", "#B0BEC5", "#B0BEC5", "#B0BEC5", "#B0BEC5", "#B0BEC5", "#B0BEC5", "#B0BEC5", "#B0BEC5", "#B0BEC5", "#B0BEC5", "#B0BEC5", "#B0BEC5", "#B0BEC5", "#B0BEC5", "#B0BEC5", "#B0BEC5", "#B0BEC5", "#B0BEC5", "#B0BEC5", "#B0BEC5", "#B0BEC5", "#B0BEC5", "#B0BEC5", "#B0BEC5", "#B0BEC5", "#B0BEC5", "#B0BEC5", "#B0BEC5", "#B0BEC5", "#B0BEC5", "#B0BEC5", "#B0BEC5", "#B0BEC5", "#B0BEC5", "red", "#B0BEC5", "#B0BEC5", "#B0BEC5", "#B0BEC5"]]}], "label": "Topic 42", "method": "update"}, {"args": [{"marker.color": [["#B0BEC5", "#B0BEC5", "#B0BEC5", "#B0BEC5", "#B0BEC5", "#B0BEC5", "#B0BEC5", "#B0BEC5", "#B0BEC5", "#B0BEC5", "#B0BEC5", "#B0BEC5", "#B0BEC5", "#B0BEC5", "#B0BEC5", "#B0BEC5", "#B0BEC5", "#B0BEC5", "#B0BEC5", "#B0BEC5", "#B0BEC5", "#B0BEC5", "#B0BEC5", "#B0BEC5", "#B0BEC5", "#B0BEC5", "#B0BEC5", "#B0BEC5", "#B0BEC5", "#B0BEC5", "#B0BEC5", "#B0BEC5", "#B0BEC5", "#B0BEC5", "#B0BEC5", "#B0BEC5", "#B0BEC5", "#B0BEC5", "#B0BEC5", "#B0BEC5", "#B0BEC5", "#B0BEC5", "#B0BEC5", "red", "#B0BEC5", "#B0BEC5", "#B0BEC5"]]}], "label": "Topic 43", "method": "update"}, {"args": [{"marker.color": [["#B0BEC5", "#B0BEC5", "#B0BEC5", "#B0BEC5", "#B0BEC5", "#B0BEC5", "#B0BEC5", "#B0BEC5", "#B0BEC5", "#B0BEC5", "#B0BEC5", "#B0BEC5", "#B0BEC5", "#B0BEC5", "#B0BEC5", "#B0BEC5", "#B0BEC5", "#B0BEC5", "#B0BEC5", "#B0BEC5", "#B0BEC5", "#B0BEC5", "#B0BEC5", "#B0BEC5", "#B0BEC5", "#B0BEC5", "#B0BEC5", "#B0BEC5", "#B0BEC5", "#B0BEC5", "#B0BEC5", "#B0BEC5", "#B0BEC5", "#B0BEC5", "#B0BEC5", "#B0BEC5", "#B0BEC5", "#B0BEC5", "#B0BEC5", "#B0BEC5", "#B0BEC5", "#B0BEC5", "#B0BEC5", "#B0BEC5", "red", "#B0BEC5", "#B0BEC5"]]}], "label": "Topic 44", "method": "update"}, {"args": [{"marker.color": [["#B0BEC5", "#B0BEC5", "#B0BEC5", "#B0BEC5", "#B0BEC5", "#B0BEC5", "#B0BEC5", "#B0BEC5", "#B0BEC5", "#B0BEC5", "#B0BEC5", "#B0BEC5", "#B0BEC5", "#B0BEC5", "#B0BEC5", "#B0BEC5", "#B0BEC5", "#B0BEC5", "#B0BEC5", "#B0BEC5", "#B0BEC5", "#B0BEC5", "#B0BEC5", "#B0BEC5", "#B0BEC5", "#B0BEC5", "#B0BEC5", "#B0BEC5", "#B0BEC5", "#B0BEC5", "#B0BEC5", "#B0BEC5", "#B0BEC5", "#B0BEC5", "#B0BEC5", "#B0BEC5", "#B0BEC5", "#B0BEC5", "#B0BEC5", "#B0BEC5", "#B0BEC5", "#B0BEC5", "#B0BEC5", "#B0BEC5", "#B0BEC5", "red", "#B0BEC5"]]}], "label": "Topic 45", "method": "update"}, {"args": [{"marker.color": [["#B0BEC5", "#B0BEC5", "#B0BEC5", "#B0BEC5", "#B0BEC5", "#B0BEC5", "#B0BEC5", "#B0BEC5", "#B0BEC5", "#B0BEC5", "#B0BEC5", "#B0BEC5", "#B0BEC5", "#B0BEC5", "#B0BEC5", "#B0BEC5", "#B0BEC5", "#B0BEC5", "#B0BEC5", "#B0BEC5", "#B0BEC5", "#B0BEC5", "#B0BEC5", "#B0BEC5", "#B0BEC5", "#B0BEC5", "#B0BEC5", "#B0BEC5", "#B0BEC5", "#B0BEC5", "#B0BEC5", "#B0BEC5", "#B0BEC5", "#B0BEC5", "#B0BEC5", "#B0BEC5", "#B0BEC5", "#B0BEC5", "#B0BEC5", "#B0BEC5", "#B0BEC5", "#B0BEC5", "#B0BEC5", "#B0BEC5", "#B0BEC5", "#B0BEC5", "red"]]}], "label": "Topic 46", "method": "update"}]}], "shapes": [{"line": {"color": "#CFD8DC", "width": 2}, "type": "line", "x0": 1.08, "x1": 1.08, "y0": -6.001, "y1": 22.69}, {"line": {"color": "#9E9E9E", "width": 2}, "type": "line", "x0": -19.3, "x1": 21.46, "y0": 8.347, "y1": 8.347}], "annotations": [{"showarrow": false, "text": "D1", "x": -19.3, "y": 8.347, "yshift": 10}, {"showarrow": false, "text": "D2", "x": 1.08, "xshift": 10, "y": 22.69}]}}
